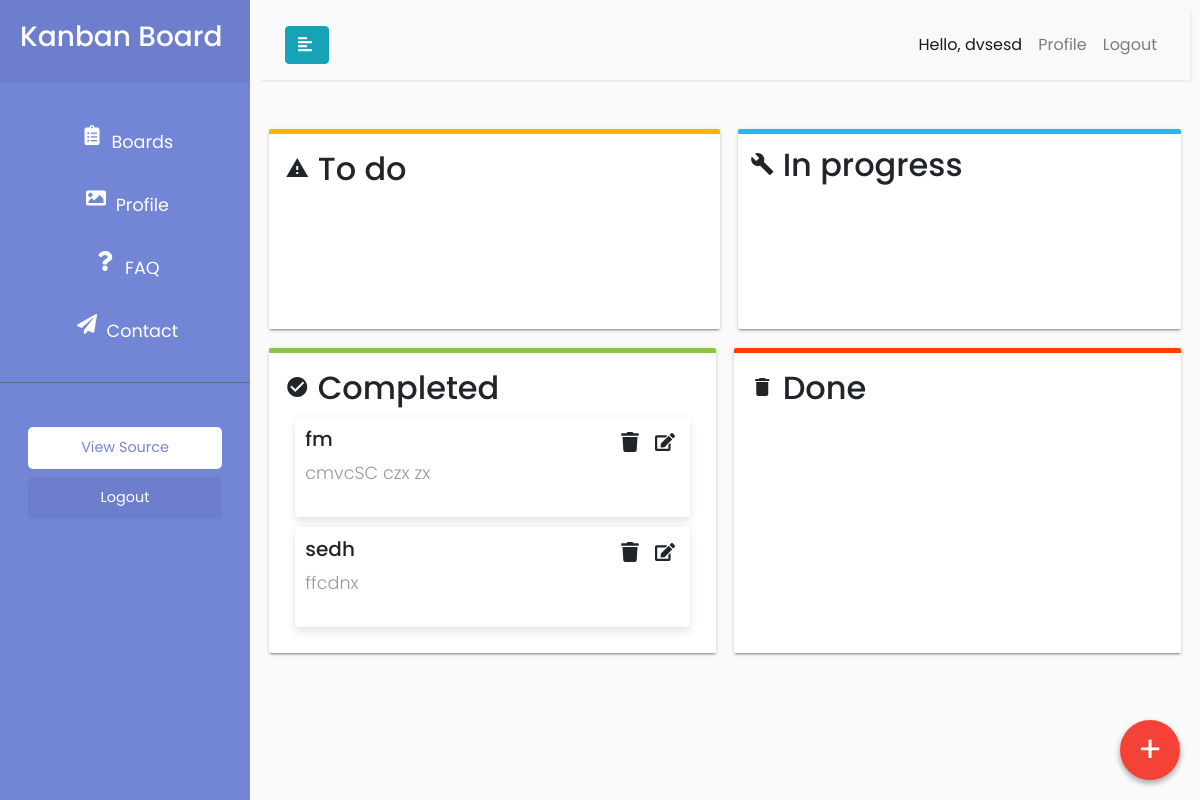
The page /home/board/16 (signed in) on the database as committed earlier.
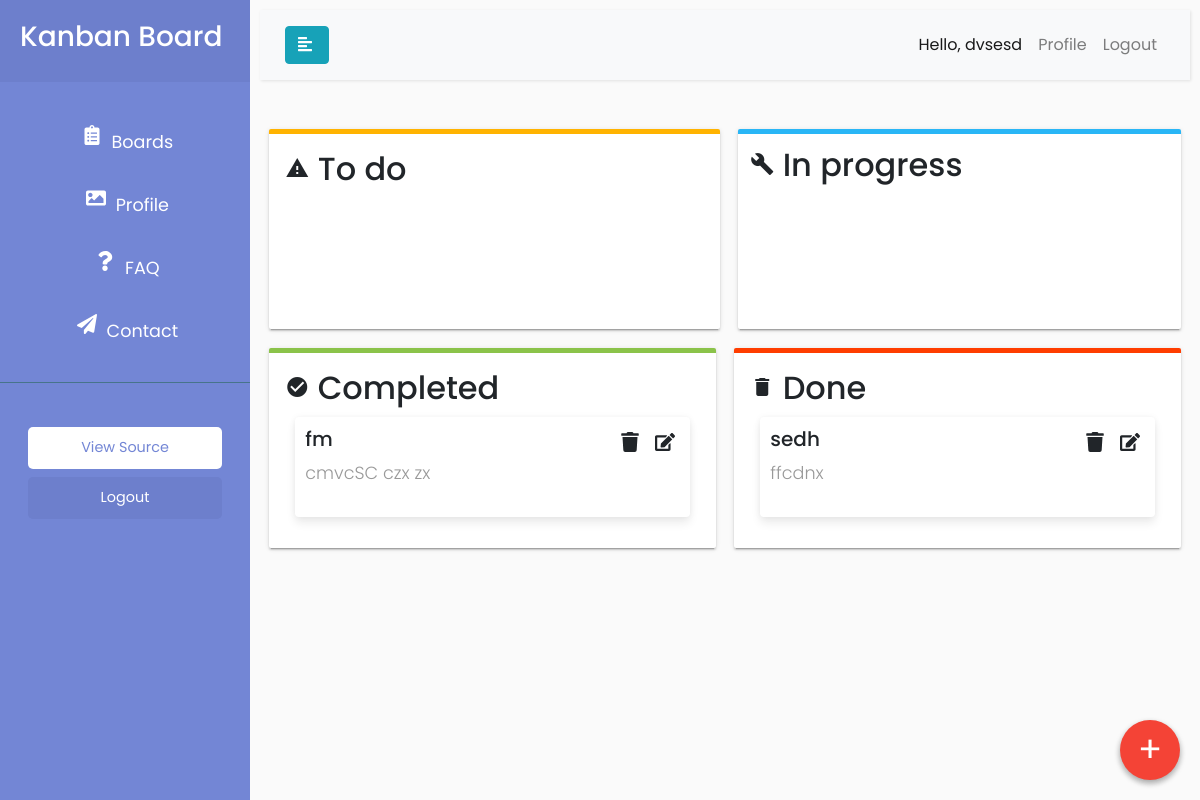
The same page on the database as committed later.
### home/models.py (models this page shows)
class Card(models.Model):
    title = models.CharField(max_length=50)
    content = models.TextField()
    priority = models.CharField(max_length=6,
                                choices=PRIORITY_CHOICES,
                                default='medium')
    status = models.CharField(max_length=11,
                              choices=STATUS_CHOICES,
                              default='to do')
    color = models.CharField(max_length=6,
                             choices=COLOR_CHOICES,
                             default='white')
    created_at = models.DateTimeField(auto_now_add=True)
    updated_at = models.DateTimeField(auto_now=True)
    board = models.ForeignKey(Board, on_delete=models.CASCADE)
    def __str__(self):
        return str(self.id)

### home/views.py (the view, shortened to what this page needs)
# urls.py: path('board/<int:pk>', views.board_details, name='board'),
@login_required(login_url='login')
def board_details(request, pk):
    context = {}
    form = CardForm()
    context['form'] = form
    if request.user.is_authenticated:
        cards = Card.objects.filter(board=pk)
        context['cards'] = cards
        print(cards)
    if request.method == 'DELETE':
        card = Card.objects.get(id=pk)
        card.delete()
        return redirect('board', pk=pk)
    return render(request, 'home/board_details.html', context)

### home/templates/home/board_details.html (shortened to what this page needs)
{% extends 'main.html' %} {% load static %} {% block content %}
<link rel="stylesheet" href="{% static 'styles/card.css' %}" />
<link rel="stylesheet" href="{% static 'styles/board_details.css' %}" />
<button
  class="kc_fab_main_btn"
  data-toggle="modal"
  data-target="#exampleModalCenter"
>
  +
</button>
<div class="content" style="margin: 10px; width: 100%">
  <nav class="navbar navbar-expand-lg navbar-light bg-light">
    <div class="container-fluid">
      <button type="button" id="sidebarCollapse" class="btn btn-info">
        <i class="fas fa-align-left"></i>
      </button>
      <div class="collapse navbar-collapse" id="navbarSupportedContent">
        <ul class="nav navbar-nav ml-auto">
          <li class="nav-item active">
            <a class="nav-link" href="#">Hello, {{user}}</a>
          </li>
          <li class="nav-item">
            <a class="nav-link" href="{% url 'profile' %}">Profile</a>
          </li>
          <li class="nav-item">
            <a class="nav-link" href="{% url 'logout' %}">Logout</a>
          </li>
        </ul>
      </div>
    </div>
  </nav>
  <div class="col_container">
    <ol class="kanban To-do">
      <h2><i class="material-icons">report_problem</i> To do</h2>
    </ol>
    <ol class="kanban progress">
      <h2><i class="material-icons">build</i> In progress</h2>
    </ol>
    <ol class="kanban Done">
      <h2><i class="material-icons">check_circle</i> Completed</h2>
            {% for card in cards %} {% if card.status == "completed" %}
      <div>
        <div class="card_container kanbancard card-3">
          <div>
            <h5>{{card.title}}</h5>
            <p>{{card.content}}</p>
          </div>
          <div class="card_icons">
            <a href={% url 'delete' card.id %}><i class="fas fa-trash"></i></a>
            <a href={% url 'update' card.id %}><i class="fas fa-edit"></i></a>
          </div>
        </div>
      </div>
      {% endif %} {% endfor %}
    </ol>
    <ol class="kanban Gone">
      <h2><i class="material-icons">delete</i> Done</h2>
            {% for card in cards %} {% if card.status == "done" %}
      <div>
        <div class="card_container kanbancard card-3">
          <div>
            <h5>{{card.title}}</h5>
            <p>{{card.content}}</p>
          </div>
          <div class="card_icons">
            <a href={% url 'delete' card.id %}><i class="fas fa-trash"></i></a>
            <a href={% url 'update' card.id %}><i class="fas fa-edit"></i></a>
          </div>
        </div>
      </div>
      {% endif %} {% endfor %}
    </ol>
  </div>
  {% endblock content %}

Rows that differ between the two databases and show on the page:
changed Card "sedh": moves from the list under "Completed" to the list under "Done"
